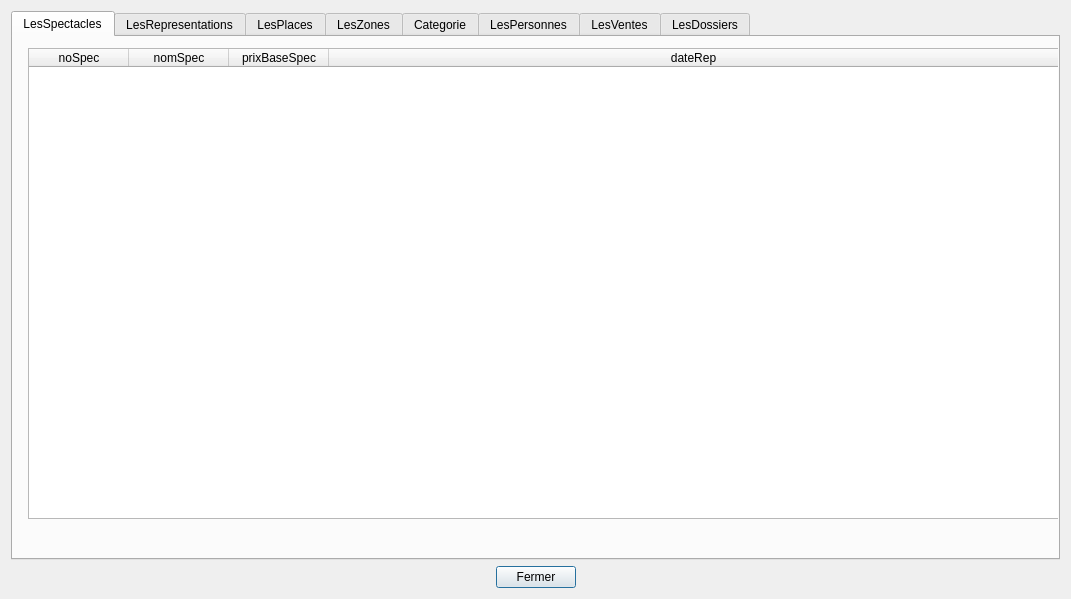
<?xml version="1.0" encoding="UTF-8"?>
<ui version="4.0">
 <class>tablesData</class>
 <widget class="QDialog" name="tablesData">
  <property name="geometry">
   <rect>
    <x>0</x>
    <y>0</y>
    <width>1071</width>
    <height>599</height>
   </rect>
  </property>
  <property name="sizePolicy">
   <sizepolicy hsizetype="Preferred" vsizetype="Preferred">
    <horstretch>0</horstretch>
    <verstretch>0</verstretch>
   </sizepolicy>
  </property>
  <property name="minimumSize">
   <size>
    <width>0</width>
    <height>0</height>
   </size>
  </property>
  <property name="windowTitle">
   <string>BD Théâtre (V1)</string>
  </property>
  <layout class="QVBoxLayout" name="verticalLayout">
   <item>
    <widget class="QTabWidget" name="tabWidget">
     <property name="currentIndex">
      <number>0</number>
     </property>
     <widget class="QWidget" name="tabSpectacles">
      <attribute name="title">
       <string>LesSpectacles</string>
      </attribute>
      <widget class="QTableWidget" name="tableSpectacles">
       <property name="geometry">
        <rect>
         <x>15</x>
         <y>11</y>
         <width>1031</width>
         <height>471</height>
        </rect>
       </property>
       <attribute name="horizontalHeaderMinimumSectionSize">
        <number>50</number>
       </attribute>
       <attribute name="horizontalHeaderStretchLastSection">
        <bool>true</bool>
       </attribute>
       <column>
        <property name="text">
         <string>noSpec</string>
        </property>
       </column>
       <column>
        <property name="text">
         <string>nomSpec</string>
        </property>
       </column>
       <column>
        <property name="text">
         <string>prixBaseSpec</string>
        </property>
       </column>
       <column>
        <property name="text">
         <string>dateRep</string>
        </property>
       </column>
      </widget>
      <widget class="QLabel" name="labelSpectacles">
       <property name="geometry">
        <rect>
         <x>0</x>
         <y>490</y>
         <width>1031</width>
         <height>31</height>
        </rect>
       </property>
       <property name="text">
        <string/>
       </property>
      </widget>
     </widget>
     <widget class="QWidget" name="tabRepresentations">
      <attribute name="title">
       <string>LesRepresentations</string>
      </attribute>
      <layout class="QVBoxLayout" name="verticalLayout_2">
       <item>
        <widget class="QTableWidget" name="tableRepresentations">
         <property name="sizePolicy">
          <sizepolicy hsizetype="Expanding" vsizetype="Expanding">
           <horstretch>0</horstretch>
           <verstretch>0</verstretch>
          </sizepolicy>
         </property>
         <property name="minimumSize">
          <size>
           <width>0</width>
           <height>400</height>
          </size>
         </property>
         <property name="baseSize">
          <size>
           <width>0</width>
           <height>0</height>
          </size>
         </property>
         <property name="layoutDirection">
          <enum>Qt::LeftToRight</enum>
         </property>
         <property name="columnCount">
          <number>3</number>
         </property>
         <attribute name="horizontalHeaderCascadingSectionResizes">
          <bool>true</bool>
         </attribute>
         <attribute name="horizontalHeaderMinimumSectionSize">
          <number>50</number>
         </attribute>
         <attribute name="horizontalHeaderDefaultSectionSize">
          <number>150</number>
         </attribute>
         <attribute name="horizontalHeaderHighlightSections">
          <bool>true</bool>
         </attribute>
         <attribute name="horizontalHeaderStretchLastSection">
          <bool>true</bool>
         </attribute>
         <attribute name="verticalHeaderVisible">
          <bool>false</bool>
         </attribute>
         <column>
          <property name="text">
           <string>dateRep</string>
          </property>
         </column>
         <column>
          <property name="text">
           <string>promoRep</string>
          </property>
         </column>
         <column>
          <property name="text">
           <string>prixRep</string>
          </property>
         </column>
        </widget>
       </item>
       <item>
        <widget class="QLabel" name="label_representations">
         <property name="palette">
          <palette>
           <active>
            <colorrole role="WindowText">
             <brush brushstyle="SolidPattern">
              <color alpha="255">
               <red>255</red>
               <green>0</green>
               <blue>0</blue>
              </color>
             </brush>
            </colorrole>
           </active>
           <inactive>
            <colorrole role="WindowText">
             <brush brushstyle="SolidPattern">
              <color alpha="255">
               <red>255</red>
               <green>0</green>
               <blue>0</blue>
              </color>
             </brush>
            </colorrole>
           </inactive>
           <disabled>
            <colorrole role="WindowText">
             <brush brushstyle="SolidPattern">
              <color alpha="255">
               <red>120</red>
               <green>120</green>
               <blue>120</blue>
              </color>
             </brush>
            </colorrole>
           </disabled>
          </palette>
         </property>
         <property name="text">
          <string/>
         </property>
         <property name="alignment">
          <set>Qt::AlignCenter</set>
         </property>
        </widget>
       </item>
      </layout>
     </widget>
     <widget class="QWidget" name="tabPlaces">
      <attribute name="title">
       <string>LesPlaces</string>
      </attribute>
      <layout class="QVBoxLayout" name="verticalLayout_5">
       <item>
        <widget class="QTableWidget" name="tablePlaces">
         <attribute name="horizontalHeaderMinimumSectionSize">
          <number>50</number>
         </attribute>
         <attribute name="horizontalHeaderDefaultSectionSize">
          <number>200</number>
         </attribute>
         <attribute name="horizontalHeaderStretchLastSection">
          <bool>true</bool>
         </attribute>
         <attribute name="verticalHeaderVisible">
          <bool>false</bool>
         </attribute>
         <column>
          <property name="text">
           <string>noPlace</string>
          </property>
         </column>
         <column>
          <property name="text">
           <string>noRang</string>
          </property>
         </column>
         <column>
          <property name="text">
           <string>noZone</string>
          </property>
         </column>
        </widget>
       </item>
       <item>
        <widget class="QLabel" name="label_places">
         <property name="palette">
          <palette>
           <active>
            <colorrole role="WindowText">
             <brush brushstyle="SolidPattern">
              <color alpha="255">
               <red>255</red>
               <green>0</green>
               <blue>0</blue>
              </color>
             </brush>
            </colorrole>
           </active>
           <inactive>
            <colorrole role="WindowText">
             <brush brushstyle="SolidPattern">
              <color alpha="255">
               <red>255</red>
               <green>0</green>
               <blue>0</blue>
              </color>
             </brush>
            </colorrole>
           </inactive>
           <disabled>
            <colorrole role="WindowText">
             <brush brushstyle="SolidPattern">
              <color alpha="255">
               <red>120</red>
               <green>120</green>
               <blue>120</blue>
              </color>
             </brush>
            </colorrole>
           </disabled>
          </palette>
         </property>
         <property name="text">
          <string/>
         </property>
         <property name="alignment">
          <set>Qt::AlignCenter</set>
         </property>
        </widget>
       </item>
      </layout>
     </widget>
     <widget class="QWidget" name="tabZones">
      <attribute name="title">
       <string>LesZones</string>
      </attribute>
      <widget class="QTableWidget" name="tableZones">
       <property name="geometry">
        <rect>
         <x>0</x>
         <y>0</y>
         <width>1051</width>
         <height>491</height>
        </rect>
       </property>
       <attribute name="horizontalHeaderCascadingSectionResizes">
        <bool>false</bool>
       </attribute>
       <attribute name="horizontalHeaderMinimumSectionSize">
        <number>38</number>
       </attribute>
       <attribute name="horizontalHeaderHighlightSections">
        <bool>true</bool>
       </attribute>
       <attribute name="horizontalHeaderShowSortIndicator" stdset="0">
        <bool>false</bool>
       </attribute>
       <attribute name="horizontalHeaderStretchLastSection">
        <bool>false</bool>
       </attribute>
       <attribute name="verticalHeaderVisible">
        <bool>false</bool>
       </attribute>
       <attribute name="verticalHeaderCascadingSectionResizes">
        <bool>false</bool>
       </attribute>
       <column>
        <property name="text">
         <string>noZone</string>
        </property>
       </column>
       <column>
        <property name="text">
         <string>catZone</string>
        </property>
       </column>
      </widget>
      <widget class="QLabel" name="labelZones">
       <property name="geometry">
        <rect>
         <x>10</x>
         <y>499</y>
         <width>1031</width>
         <height>21</height>
        </rect>
       </property>
       <property name="text">
        <string/>
       </property>
      </widget>
     </widget>
     <widget class="QWidget" name="tabCategorie">
      <attribute name="title">
       <string>Categorie</string>
      </attribute>
      <widget class="QTableWidget" name="tableCategorie">
       <property name="geometry">
        <rect>
         <x>25</x>
         <y>11</y>
         <width>1001</width>
         <height>491</height>
        </rect>
       </property>
       <column>
        <property name="text">
         <string>catZone</string>
        </property>
       </column>
       <column>
        <property name="text">
         <string>tauxZone</string>
        </property>
       </column>
      </widget>
      <widget class="QLabel" name="labelCategorie">
       <property name="geometry">
        <rect>
         <x>20</x>
         <y>500</y>
         <width>1001</width>
         <height>20</height>
        </rect>
       </property>
       <property name="text">
        <string>TextLabel</string>
       </property>
      </widget>
     </widget>
     <widget class="QWidget" name="tabPersonnes">
      <attribute name="title">
       <string>LesPersonnes</string>
      </attribute>
      <widget class="QTableWidget" name="tablePersonnes">
       <property name="geometry">
        <rect>
         <x>15</x>
         <y>11</y>
         <width>1031</width>
         <height>471</height>
        </rect>
       </property>
       <column>
        <property name="text">
         <string>typePer</string>
        </property>
       </column>
       <column>
        <property name="text">
         <string>tauxPer</string>
        </property>
       </column>
      </widget>
      <widget class="QLabel" name="labelPersonnes">
       <property name="geometry">
        <rect>
         <x>40</x>
         <y>490</y>
         <width>1001</width>
         <height>17</height>
        </rect>
       </property>
       <property name="text">
        <string>TextLabel</string>
       </property>
      </widget>
     </widget>
     <widget class="QWidget" name="tabVentes">
      <attribute name="title">
       <string>LesVentes</string>
      </attribute>
      <widget class="QTableWidget" name="tableVentes">
       <property name="geometry">
        <rect>
         <x>30</x>
         <y>10</y>
         <width>991</width>
         <height>461</height>
        </rect>
       </property>
       <column>
        <property name="text">
         <string>noVente</string>
        </property>
       </column>
       <column>
        <property name="text">
         <string>prixVente</string>
        </property>
       </column>
      </widget>
      <widget class="QLabel" name="labelVentes">
       <property name="geometry">
        <rect>
         <x>30</x>
         <y>486</y>
         <width>1011</width>
         <height>21</height>
        </rect>
       </property>
       <property name="text">
        <string>TextLabel</string>
       </property>
      </widget>
     </widget>
     <widget class="QWidget" name="tabDossiers">
      <attribute name="title">
       <string>LesDossiers</string>
      </attribute>
      <widget class="QTableWidget" name="tableDossiers">
       <property name="geometry">
        <rect>
         <x>25</x>
         <y>11</y>
         <width>1011</width>
         <height>461</height>
        </rect>
       </property>
       <column>
        <property name="text">
         <string>noDos</string>
        </property>
       </column>
       <column>
        <property name="text">
         <string>prixTotal</string>
        </property>
       </column>
      </widget>
      <widget class="QLabel" name="labelDossiers">
       <property name="geometry">
        <rect>
         <x>40</x>
         <y>486</y>
         <width>991</width>
         <height>21</height>
        </rect>
       </property>
       <property name="text">
        <string>TextLabel</string>
       </property>
      </widget>
     </widget>
    </widget>
   </item>
   <item>
    <layout class="QHBoxLayout" name="horizontalLayout">
     <item>
      <spacer name="horizontalSpacer">
       <property name="orientation">
        <enum>Qt::Horizontal</enum>
       </property>
       <property name="sizeHint" stdset="0">
        <size>
         <width>40</width>
         <height>20</height>
        </size>
       </property>
      </spacer>
     </item>
     <item>
      <widget class="QPushButton" name="pushButton">
       <property name="text">
        <string>Fermer</string>
       </property>
      </widget>
     </item>
     <item>
      <spacer name="horizontalSpacer_2">
       <property name="orientation">
        <enum>Qt::Horizontal</enum>
       </property>
       <property name="sizeHint" stdset="0">
        <size>
         <width>40</width>
         <height>20</height>
        </size>
       </property>
      </spacer>
     </item>
    </layout>
   </item>
  </layout>
 </widget>
 <resources/>
 <connections>
  <connection>
   <sender>pushButton</sender>
   <signal>clicked()</signal>
   <receiver>tablesData</receiver>
   <slot>close()</slot>
   <hints>
    <hint type="sourcelabel">
     <x>360</x>
     <y>575</y>
    </hint>
    <hint type="destinationlabel">
     <x>323</x>
     <y>169</y>
    </hint>
   </hints>
  </connection>
 </connections>
 <slots>
  <slot>refreshSpectaclesData()</slot>
  <slot>refreshZonesData()</slot>
  <slot>refreshRepresentationsData()</slot>
 </slots>
</ui>
